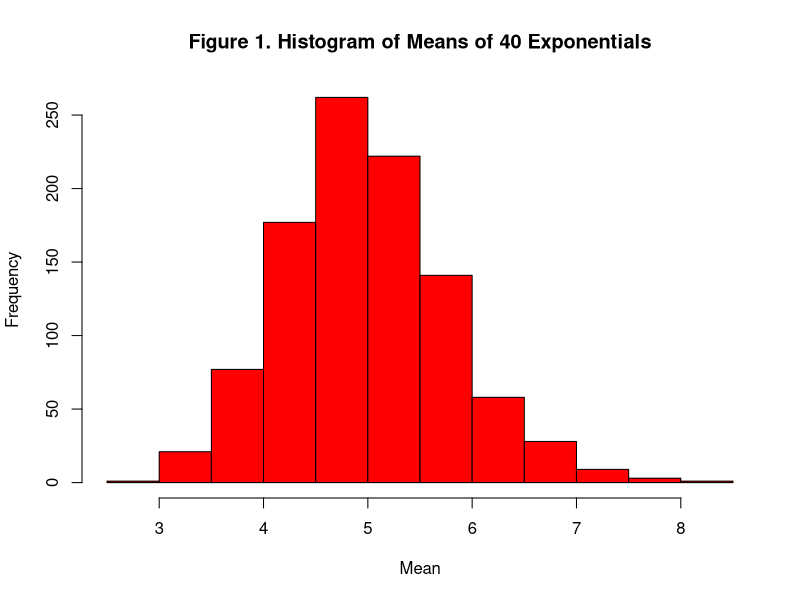
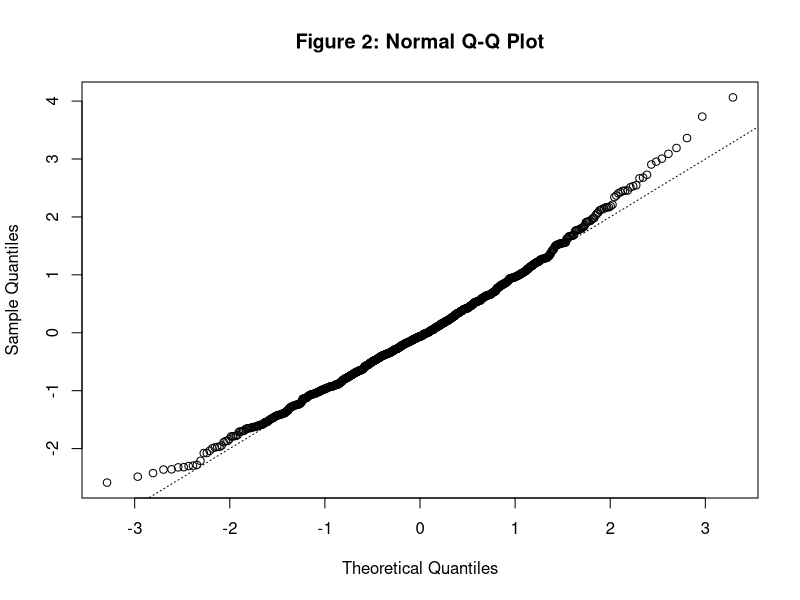

Write the R code that produced these figures, in order.
## ---- chunk 1
set.seed(42)
mns = NULL
n <- 40
lambda <- 0.2
for (i in 1:1000){
   mns  = c(mns, mean(rexp(n, lambda)))
}
## ---- chunk 2
mean(mns) # sample mean
print(1 / lambda) # theoretical mean
## ---- chunk 3
# plot a histogram of the 40 means
hist(mns, main = "Figure 1. Histogram of Means of 40 Exponentials", 
     xlab = "Mean", col = "red")
## ---- chunk 4
var(mns) # sample variance
print(1 / (lambda^2 * n)) # theoretical variance 
## ---- chunk 5
mns_scale <- scale(mns) # convert the means to standard Z scores
qqnorm(mns_scale, main = "Figure 2: Normal Q-Q Plot")
abline(0, 1, lty = 3)
